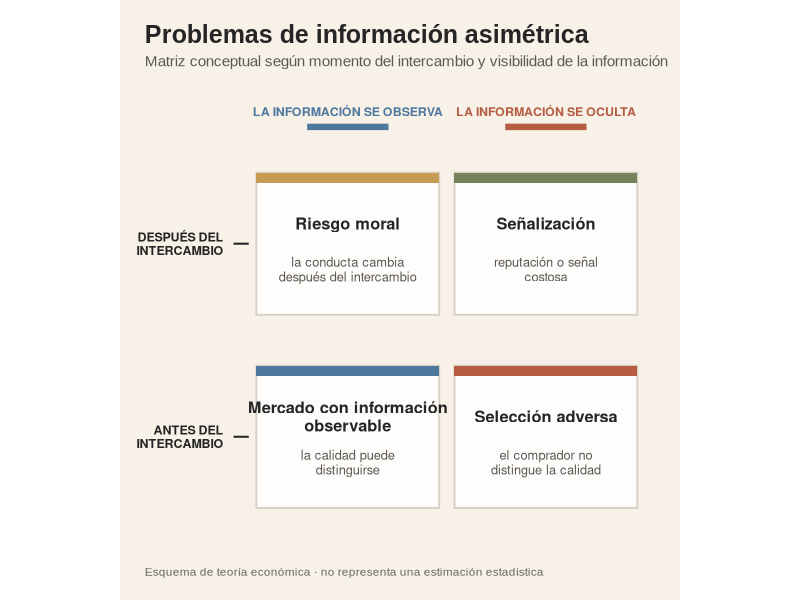
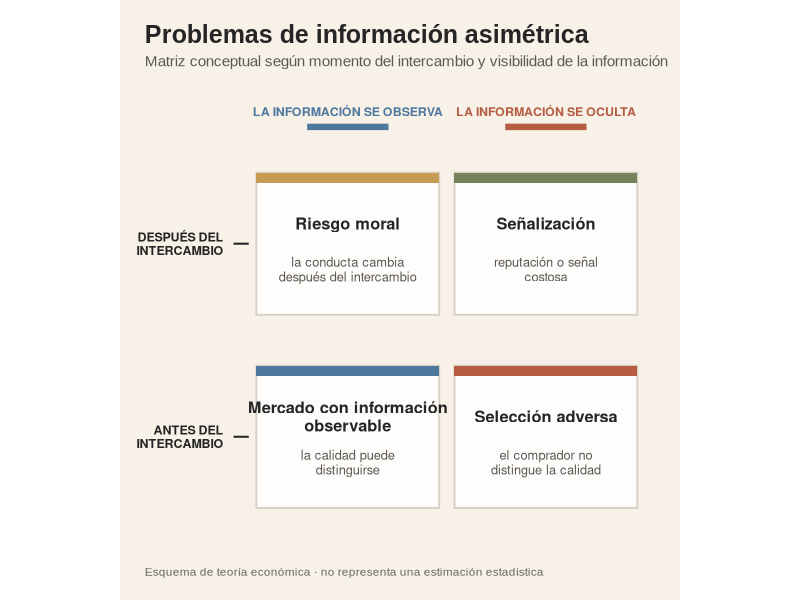
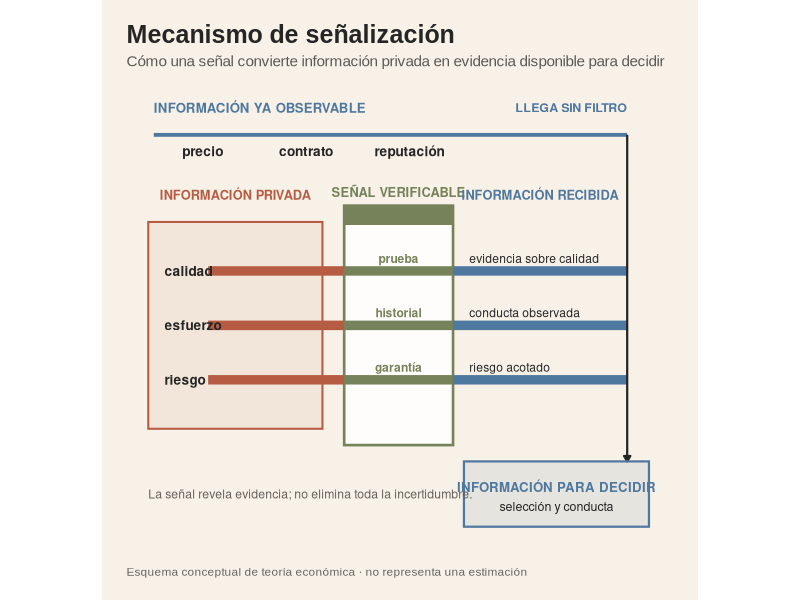
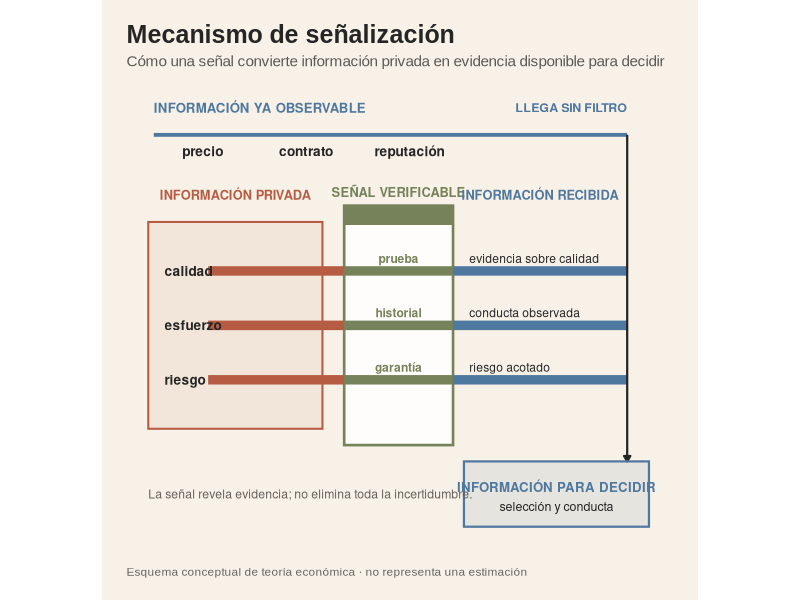

R code for these plots, in order: (Note: this script raises an error after producing the figures.)
#!/usr/bin/env Rscript

options(encoding = "UTF-8", scipen = 999)
if (!isTRUE(l10n_info()[["UTF-8"]])) stop("R no está leyendo UTF-8.", call. = FALSE)

suppressPackageStartupMessages({
  library(dplyr)
  library(ggplot2)
  library(readr)
  library(scales)
  library(svglite)
  library(tibble)
})

script_arg <- grep("^--file=", commandArgs(trailingOnly = FALSE), value = TRUE)[1]
script_path <- sub("^--file=", "", script_arg)
repo_root <- normalizePath(file.path(dirname(script_path), ".."), winslash = "/")
setwd(repo_root)

pal <- list(
  crema = "#F7F1E7",
  tinta = "#252525",
  terracota = "#B65C43",
  azul = "#4F789F",
  oliva = "#76825A",
  ocre = "#C79B53",
  gris = "#9B9B94",
  gris_claro = "#DED9D0",
  blanco = "#FFFDFC"
)

theme_gracian <- function() {
  theme_void(base_size = 12, base_family = "Arial") +
    theme(
      plot.background = element_rect(fill = pal$crema, colour = NA),
      panel.background = element_rect(fill = pal$crema, colour = NA),
      plot.title = element_text(
        face = "bold", size = 18, colour = pal$tinta, hjust = 0,
        margin = margin(b = 6)
      ),
      plot.subtitle = element_text(
        size = 11, colour = "#5A5A55", hjust = 0,
        margin = margin(b = 16)
      ),
      plot.caption = element_text(
        size = 8.5, colour = "#65655F", hjust = 0,
        margin = margin(t = 14)
      ),
      plot.margin = margin(18, 20, 16, 18)
    )
}

export_plot <- function(plot, directory, slug, width, height) {
  dir.create(directory, recursive = TRUE, showWarnings = FALSE)
  ggsave(
    file.path(directory, paste0(slug, ".svg")), plot,
    device = svglite::svglite, width = width, height = height, bg = pal$crema
  )
  if (requireNamespace("ragg", quietly = TRUE)) {
    ggsave(
      file.path(directory, paste0(slug, ".png")), plot,
      device = ragg::agg_png, width = width, height = height,
      dpi = 320, bg = pal$crema
    )
  } else {
    ggsave(
      file.path(directory, paste0(slug, ".png")), plot,
      width = width, height = height, dpi = 320, bg = pal$crema
    )
  }
}

module_dir <- file.path(repo_root, "research", "gracian-economia-informacion")
figure_dir <- file.path(module_dir, "figuras")
# Figura 1: matriz editorial. Las celdas comparten una superficie neutra y el
# color queda reservado a la clasificación, evitando cuatro grandes bloques.
cells <- tribble(
  ~xmin, ~xmax, ~ymin, ~ymax, ~titulo, ~detalle, ~acento,
  22, 58, 54, 82, "Riesgo moral", "la conducta cambia\ndespués del intercambio", pal$ocre,
  61, 97, 54, 82, "Señalización", "reputación o señal\ncostosa", pal$oliva,
  22, 58, 16, 44, "Mercado con información\nobservable", "la calidad puede\ndistinguirse", pal$azul,
  61, 97, 16, 44, "Selección adversa", "el comprador no\ndistingue la calidad", pal$terracota
) |>
  mutate(
    x = (xmin + xmax) / 2,
    y_title = ymax - 10,
    y_detail = ymin + 9
  )

column_headers <- tribble(
  ~x, ~label, ~colour,
  40, "LA INFORMACIÓN SE OBSERVA", pal$azul,
  79, "LA INFORMACIÓN SE OCULTA", pal$terracota
)

row_headers <- tribble(
  ~y, ~label,
  68, "DESPUÉS DEL\nINTERCAMBIO",
  30, "ANTES DEL\nINTERCAMBIO"
)

p_matrix <- ggplot() +
  geom_segment(
    data = column_headers,
    aes(x = x - 8, xend = x + 8, y = 91, yend = 91, colour = colour),
    linewidth = 2.2, lineend = "butt"
  ) +
  geom_text(
    data = column_headers,
    aes(x = x, y = 94, label = label, colour = colour),
    size = 3.15, fontface = "bold"
  ) +
  geom_segment(
    x = 19, xend = 19, y = 13, yend = 85,
    colour = "#CFC7BC", linewidth = .6
  ) +
  geom_segment(
    data = row_headers,
    aes(x = 17.5, xend = 20.5, y = y, yend = y),
    colour = pal$tinta, linewidth = .7
  ) +
  geom_text(
    data = row_headers,
    aes(x = 15.5, y = y, label = label),
    hjust = 1, size = 3.15, fontface = "bold",
    colour = pal$tinta, lineheight = .9
  ) +
  geom_rect(
    data = cells,
    aes(xmin = xmin, xmax = xmax, ymin = ymin, ymax = ymax),
    fill = pal$blanco, colour = "#D8D0C4", linewidth = .65
  ) +
  geom_rect(
    data = cells,
    aes(xmin = xmin, xmax = xmax, ymin = ymax - 2.1, ymax = ymax, fill = acento),
    colour = NA
  ) +
  geom_text(
    data = cells,
    aes(x = x, y = y_title, label = titulo),
    size = 4.15, fontface = "bold", colour = pal$tinta,
    lineheight = .92
  ) +
  geom_text(
    data = cells,
    aes(x = x, y = y_detail, label = detalle),
    size = 3.25, colour = "#5A5752", lineheight = .95
  ) +
  scale_colour_identity() +
  scale_fill_identity() +
  scale_x_continuous(limits = c(0, 100), expand = c(0, 0)) +
  scale_y_continuous(limits = c(8, 98), expand = c(0, 0)) +
  coord_fixed(clip = "off") +
  labs(
    title = "Problemas de información asimétrica",
    subtitle = "Matriz conceptual según momento del intercambio y visibilidad de la información",
    caption = "Esquema de teoría económica · no representa una estimación estadística"
  ) +
  theme_gracian()

export_plot(p_matrix, figure_dir, "01_matriz_informacion_asimetrica", 9.2, 8.4)

# Figura 2: la señal funciona como filtro. Las tres bandas muestran qué parte de
# la información privada se convierte en evidencia observable para decidir.
signal_rows <- tribble(
  ~y, ~privada, ~senal, ~recibida,
  55, "calidad", "prueba", "evidencia sobre calidad",
  45, "esfuerzo", "historial", "conducta observada",
  35, "riesgo", "garantía", "riesgo acotado"
)

observable <- tibble(
  x = c(14, 33, 52),
  label = c("precio", "contrato", "reputación")
)

p_signal <- ggplot() +
  annotate(
    "rect",
    xmin = 4, xmax = 36, ymin = 26, ymax = 64,
    fill = alpha(pal$terracota, .08), colour = pal$terracota, linewidth = .7
  ) +
  annotate(
    "rect",
    xmin = 40, xmax = 60, ymin = 23, ymax = 67,
    fill = pal$blanco, colour = pal$oliva, linewidth = .9
  ) +
  annotate(
    "rect",
    xmin = 40, xmax = 60, ymin = 63.5, ymax = 67,
    fill = pal$oliva, colour = NA
  ) +
  annotate(
    "segment",
    x = 5, xend = 92, y = 80, yend = 80,
    colour = pal$azul, linewidth = 1.3, lineend = "butt"
  ) +
  annotate(
    "text",
    x = 5, y = 85, label = "INFORMACIÓN YA OBSERVABLE",
    hjust = 0, colour = pal$azul, size = 3.35, fontface = "bold"
  ) +
  geom_text(
    data = observable,
    aes(x = x, y = 77, label = label),
    colour = pal$tinta, size = 3.45, fontface = "bold"
  ) +
  annotate(
    "text",
    x = 92, y = 85, label = "LLEGA SIN FILTRO",
    hjust = 1, colour = pal$azul, size = 3.15, fontface = "bold"
  ) +
  annotate(
    "text",
    x = 20, y = 69, label = "INFORMACIÓN PRIVADA",
    colour = pal$terracota, size = 3.25, fontface = "bold"
  ) +
  annotate(
    "text",
    x = 50, y = 69.5, label = "SEÑAL VERIFICABLE",
    colour = pal$oliva, size = 3.25, fontface = "bold"
  ) +
  annotate(
    "text",
    x = 76, y = 69, label = "INFORMACIÓN RECIBIDA",
    colour = pal$azul, size = 3.25, fontface = "bold"
  ) +
  geom_segment(
    data = signal_rows,
    aes(x = 15, xend = 40, y = y, yend = y),
    colour = pal$terracota, linewidth = 3.2, lineend = "butt"
  ) +
  geom_segment(
    data = signal_rows,
    aes(x = 40, xend = 60, y = y, yend = y),
    colour = pal$oliva, linewidth = 3.2, lineend = "butt"
  ) +
  geom_segment(
    data = signal_rows,
    aes(x = 60, xend = 92, y = y, yend = y),
    colour = pal$azul, linewidth = 3.2, lineend = "butt"
  ) +
  geom_text(
    data = signal_rows,
    aes(x = 7, y = y, label = privada),
    hjust = 0, colour = pal$tinta, size = 3.45, fontface = "bold"
  ) +
  geom_text(
    data = signal_rows,
    aes(x = 50, y = y + 2.3, label = senal),
    colour = pal$oliva, size = 3.05, fontface = "bold"
  ) +
  geom_text(
    data = signal_rows,
    aes(x = 63, y = y + 2.3, label = recibida),
    hjust = 0, colour = pal$tinta, size = 3.05
  ) +
  annotate(
    "segment",
    x = 92, xend = 92, y = 80, yend = 20,
    colour = pal$tinta, linewidth = .75,
    arrow = grid::arrow(length = grid::unit(.16, "cm"), type = "closed")
  ) +
  annotate(
    "rect",
    xmin = 62, xmax = 96, ymin = 8, ymax = 20,
    fill = alpha(pal$azul, .10), colour = pal$azul, linewidth = .75
  ) +
  annotate(
    "text",
    x = 79, y = 15.3, label = "INFORMACIÓN PARA DECIDIR",
    colour = pal$azul, size = 3.35, fontface = "bold"
  ) +
  annotate(
    "text",
    x = 79, y = 11.7, label = "selección y conducta",
    colour = pal$tinta, size = 3.15
  ) +
  annotate(
    "text", x = 4, y = 14, label = "La señal revela evidencia; no elimina toda la incertidumbre.",
    hjust = 0, colour = "#66625C", size = 3.1
  ) +
  scale_x_continuous(limits = c(0, 100), expand = c(0, 0)) +
  scale_y_continuous(limits = c(4, 88), expand = c(0, 0)) +
  coord_fixed(clip = "off") +
  labs(
    title = "Mecanismo de señalización",
    subtitle = "Cómo una señal convierte información privada en evidencia disponible para decidir",
    caption = "Esquema conceptual de teoría económica · no representa una estimación"
  ) +
  theme_gracian()

export_plot(p_signal, figure_dir, "02_flujo_senal_informacion", 9.4, 8.3)

write_csv(
  bind_rows(
    tibble(
      id = "01_matriz_informacion_asimetrica",
      pregunta = "¿Qué ocurre cuando una parte sabe más que la otra?",
      familia = "Matriz editorial",
      fuente = "Teoría económica",
      advertencia = "No es evidencia estadística"
    ),
    tibble(
      id = "02_flujo_senal_informacion",
      pregunta = "¿Cómo convierte una señal información privada en evidencia observable?",
      familia = "Filtro de información",
      fuente = "Esquema editorial",
      advertencia = "No estima efectos de señales"
    )
  ),
  file.path(module_dir, "chart-map.csv")
)

message("Visuales de Gracián actualizados en: ", figure_dir)
